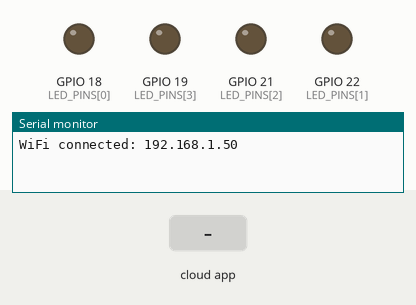
Recording of a sketch running on a simulated ESP32. On the bench: output pins drawn as LEDs (lit = HIGH), the last lines printed to the serial monitor. Inputs (shaded band) come from the test bench. WiFi joins after 1.5 s; servers stay silent unless stated.

Above: at 2.8 s.
2.9 s: the phone or cloud app sets fingers to 1
At 4.1 s:
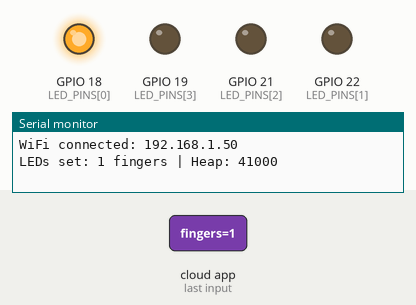
4.4 s: the phone or cloud app sets fingers to 0
At 5.4 s:
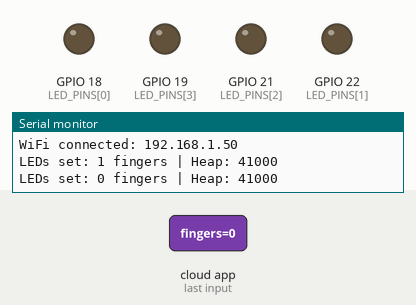
Timing chart, 0 to 7.4 s (numbered marks = the images above; inputs shaded):
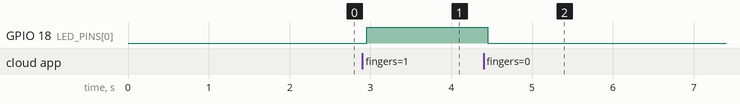

Measured:
- after the input at 2.9 s, GPIO 18 (LED_PINS[0]): LOW → HIGH after 0.05 s
- after the input at 4.4 s, GPIO 18 (LED_PINS[0]): HIGH → LOW after 0.05 s

The sketch:

firrebase.ino
```cpp
#include <WiFi.h>
#include <Firebase_ESP_Client.h>
#include "addons/TokenHelper.h"

// Cấu hình phần cứng
const uint8_t LED_PINS[] = {18, 22, 21, 19};
const uint8_t LED_COUNT = sizeof(LED_PINS);

// Cấu hình WiFi
const char* WIFI_SSID = "Khoa CNTT";
const char* WIFI_PASSWORD = "";

// Cấu hình Firebase
const char* API_KEY = "AIzaSyDCsHgRfDraiMLGlV9BFQ7IPIBOuYbpX9Y";
const char* DATABASE_URL = "https://hand-c4356-default-rtdb.firebaseio.com";
const char* FIREBASE_PATH_fingers_right = "/deviceControls/esp32_01/fingers";
const char* FIREBASE_PATH_fingers_left = "/deviceControls/esp32_01/brightness";
FirebaseData fbdo;
FirebaseAuth auth;
FirebaseConfig config;

unsigned long lastTokenRefresh = 0;
const unsigned long TOKEN_REFRESH_INTERVAL = 3300000; // 55 phút (nhỏ hơn 1h)

void IRAM_ATTR controlLEDs(uint8_t fingers) {
  for(uint8_t i = 0; i < LED_COUNT; i++) {
    digitalWrite(LED_PINS[i], i < fingers ? HIGH : LOW);
  }
  Serial.printf("LEDs set: %d fingers | Heap: %d\n", fingers, ESP.getFreeHeap());
}

void setupFirebase() {
  config.api_key = API_KEY;
  config.database_url = DATABASE_URL;
  auth.user.email = "halongwiz2003@gmail.com";
  auth.user.password = "Halongdz@2003";
  config.token_status_callback = tokenStatusCallback;

  Firebase.begin(&config, &auth);
  Firebase.reconnectWiFi(true);

  // Cấu hình tối ưu stream
  fbdo.setBSSLBufferSize(1024, 1024);
  fbdo.setResponseSize(256);
}

bool initStream() {
  if(Firebase.RTDB.beginStream(&fbdo, FIREBASE_PATH_fingers_right)) {
    Firebase.RTDB.setStreamCallback(&fbdo, [](FirebaseStream data){
      if(data.dataTypeEnum() == fb_esp_rtdb_data_type_integer) {
        controlLEDs(constrain(data.intData(), 0, LED_COUNT));
      }
    }, [](bool timeout){
      if(timeout && Firebase.ready()) {
        Serial.println("Stream timeout. Reconnecting...");
        initStream();
      }
    });
    return true;
  }
  Serial.println("Stream error: " + fbdo.errorReason());
  return false;
}

void setup() {
  Serial.begin(115200);

  // Khởi tạo LED
  for(uint8_t i = 0; i < LED_COUNT; i++) {
    pinMode(LED_PINS[i], OUTPUT);
    digitalWrite(LED_PINS[i], LOW);
  }

  // Kết nối WiFi
  WiFi.begin(WIFI_SSID, WIFI_PASSWORD);
  while(WiFi.status() != WL_CONNECTED) delay(500);
  Serial.println("WiFi connected: " + WiFi.localIP().toString());

  // Khởi tạo Firebase
  setupFirebase();
  while(!Firebase.ready()) delay(500);

  // Khởi tạo stream
  if(!initStream()) {
    delay(1000);
    initStream();
  }
}

void loop() {
  // Tự động refresh token trước khi hết hạn
  if(millis() - lastTokenRefresh > TOKEN_REFRESH_INTERVAL) {
    Firebase.refreshToken(&config);
    lastTokenRefresh = millis();
    Serial.println("Token refreshed");
  }

  // Kiểm tra kết nối
  if(!Firebase.ready() || WiFi.status() != WL_CONNECTED) {
    Serial.println("Reconnecting...");
    setup();
    return;
  }

  delay(10);
}
```
